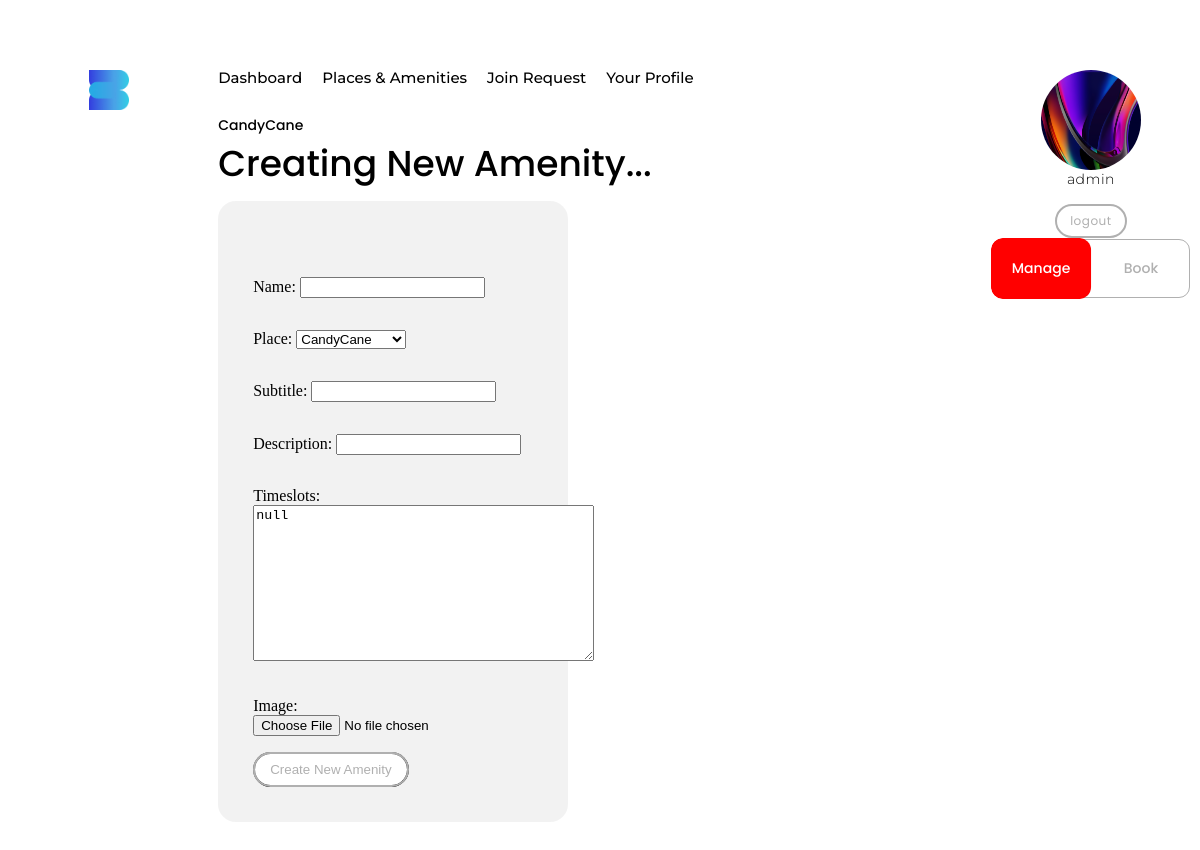
/manage/newamenity/3/ (signed in), run on the app's committed database.
### siteApp/models.py (models this page shows, shortened)
class Place(models.Model):
    name = models.CharField(max_length=200, blank=False, unique=True)
    email = models.CharField(max_length=200, blank=True, null=True)
    phone_number = PhoneNumberField(null=True, blank=True, unique=False)
    address = models.ForeignKey(
        "siteApp.Address", null=True, blank=True, on_delete=models.DO_NOTHING)
    capacity = models.IntegerField(null=True, blank=True)
    description = models.TextField(max_length=500, blank=True)
    image = models.ImageField(upload_to='images', null=True, blank=True)
    date_created = models.DateTimeField(auto_now_add=True)
    class Meta:
        ordering = ('date_created',)
    def __str__(self):
        return "{}".format(self.name)

class Profile(models.Model):
    user = models.OneToOneField(
        settings.AUTH_USER_MODEL, null=False, on_delete=models.CASCADE, related_name="profile")
    phone_number = PhoneNumberField(null=True, blank=True, unique=True)
    bio = models.TextField(max_length=200, blank=True)
    image = models.ImageField(upload_to=user_upload_directory_path, null=True, blank=True)
    date_created = models.DateTimeField(auto_now_add=True)
    class Meta:
        ordering = ('date_created',)

### accountsApp/models.py (models this page shows)
class CustomUser(AbstractUser):
    email = models.EmailField(verbose_name='Email',
                              unique=True, null=False, blank=False)
    username = models.CharField(max_length=20, blank=False, unique=True)
    alias = models.CharField(max_length=40)
    first_name = models.CharField(max_length=30, null=False, blank=False)
    last_name = models.CharField(max_length=30, null=False, blank=False)
    date_created = models.DateTimeField(auto_now_add=True)
    USERNAME_FIELD = 'email'
    REQUIRED_FIELDS = ['username', 'first_name', 'last_name']
    objects = CustomUserManager()
    def __str__(self):
        return "{}".format(self.email)

### mgmtApp/crud_views.py (the view, shortened to what this page needs)
# urls.py: path('newamenity/<str:place_id>/', crud_views.new_amenity_view, name="new-amenity"),
def new_amenity_view(request, place_id):
    place = Place.objects.get(id=place_id)
    page_title = place.name
    amenity_form = AmenityForm(request.user, initial={
        'place': place,
    })
    context = {
        'page_title': page_title,
        'amenity_form': amenity_form,
    }
    template_name = 'mgmtApp/CRUD/createAmenity.html'
    return render(request, template_name, context)

### mgmtApp/forms.py
class AmenityForm(forms.ModelForm):
    def __init__(self, user, *args, **kwargs):
        super(AmenityForm, self).__init__(
            *args, **kwargs)  # populates the form
        print(user)
        place_queryset = models.Place.objects.filter(
            place_of__profile__user=user)
        self.fields['place'].queryset = place_queryset
    class Meta:
        model = models.Amenity
        fields = "__all__"

### templates/mgmtApp/CRUD/createAmenity.html (shortened to what this page needs)
{% extends 'base.html' %}
{% load static %}
{% block pageheader %}
<div class="header3">{{page_title}}</div>
<div class="header1">Creating New Amenity...</div>
{% endblock pageheader %}
{% block content %}
<div class="card card--dotted" style="margin-bottom: 20px;">
    <form action="" method="POST" enctype="multipart/form-data">
        {{amenity_form.as_p}}
        <button>Create New Amenity</button>
    </form>
</div>
{% endblock content %}

### templates/base.html (shortened to what this page needs)
{% load static %}
<!DOCTYPE html>
<html lang="en">
<head>
    <link rel="stylesheet" type="text/css" href="{% static 'css/main.css' %}">
    <link rel="stylesheet" type="text/css" href="{% static 'css/components.css' %}">
</head>
<body>
    <div class="platform-base">
        <div class="side-container" id="side-container--left">
            {% block sidecontainer-left %}
                <img src="{% static 'images/Bloom Logo-Transparent-Darker-Blue.png'%}" style="width: 40px; margin-bottom: 20px;" alt="">
            {% endblock sidecontainer-left %}
        </div>
        <div class="main-container">
            {% include 'components/navbar.html' %}
            <div class="main-container__header">
                {% block pageheader %}
                {% endblock pageheader %}
            </div>
            <div class="main-container__grid-container">
                {% block content %}
                {% endblock content %}
            </div>
        </div>
        <div class="side-container" id="side-container--right">
            {% block sidecontainer-right %}
                <img {% if request.user.profile.image %} src="{{ request.user.profile.image.url }}"{% endif %} alt="" style="height: 100px; width: 100px; border-radius: 50%;">
                {% if request.path != "/login" %}
                    <div class="body1">
                        {{request.user.first_name}}
                    </div>
                {% endif %}
                {% include 'components/button-logout.html' with link='logout' text='logout' %}
                {% include 'components/button.html' with name='button site-toggle' state=0 %}
            {% endblock sidecontainer-right %}
        </div>
    </div>
</body>
</html>

### static/css/main.css (style rules this page uses)
* { -webkit-box-sizing: border-box; box-sizing: border-box; }
body { margin: 0; padding: 0; }
.platform-base { width: 100%; height: -webkit-fit-content; height: -moz-fit-content; height: fit-content; min-height: 100vh; display: -webkit-box; display: -ms-flexbox; display: flex; -webkit-box-pack: center; -ms-flex-pack: center; justify-content: center; -webkit-box-align: start; -ms-flex-align: start; align-items: flex-start; }
.side-container { -webkit-box-flex: 2; -ms-flex: 2; flex: 2; height: 100vh; display: -webkit-box; display: -ms-flexbox; display: flex; -webkit-box-orient: vertical; -webkit-box-direction: normal; -ms-flex-direction: column; flex-direction: column; -webkit-box-pack: start; -ms-flex-pack: start; justify-content: flex-start; -webkit-box-align: center; -ms-flex-align: center; align-items: center; padding-top: 70px; }
.side-container > div { margin-bottom: 10px; }
.main-container { z-index: 1; -webkit-box-flex: 7; -ms-flex: 7; flex: 7; height: -webkit-fit-content; height: -moz-fit-content; height: fit-content; min-height: 200vh; padding-top: 70px; display: -webkit-box; display: -ms-flexbox; display: flex; -webkit-box-orient: vertical; -webkit-box-direction: normal; -ms-flex-direction: column; flex-direction: column; -webkit-box-align: start; -ms-flex-align: start; align-items: flex-start; }
.main-container__header { width: 100%; padding: 30px 0 10px 0; }
.main-container__grid-container { height: 100%; min-height: 70vh; width: 100%; }

### static/css/components.css (style rules this page uses)
* { -webkit-box-sizing: border-box; box-sizing: border-box; }
.header1 { width: 100%; font-family: "Poppins"; font-style: normal; font-weight: 500; font-size: 36px; line-height: auto; }
.header3 { width: 100%; font-family: "Poppins"; font-style: normal; font-weight: 500; font-size: 14px; }
.body1 { font-family: "Montserrat"; font-style: normal; font-weight: 300; font-size: 14px; padding: 0 0 6px 0; letter-spacing: 0.5px; }
.button, button { position: relative; width: -webkit-fit-content; width: -moz-fit-content; width: fit-content; height: -webkit-fit-content; height: -moz-fit-content; height: fit-content; padding: 8px 15px; border-radius: 30px; overflow: hidden; text-decoration: none !important; background: #ffffff; outline: solid 2px #b0b0b0; outline-offset: -2px; -webkit-transition: outline ease 0.01s; transition: outline ease 0.01s; -webkit-transition: -webkit-transform linear 0.1s; transition: -webkit-transform linear 0.1s; transition: transform linear 0.1s; transition: transform linear 0.1s, -webkit-transform linear 0.1s; color: #b0b0b0; }
form { position: relative; width: 350px; height: -webkit-fit-content; height: -moz-fit-content; height: fit-content; display: -webkit-box; display: -ms-flexbox; display: flex; -webkit-box-orient: vertical; -webkit-box-direction: normal; -ms-flex-direction: column; flex-direction: column; background: rgba(223, 223, 223, 0.42); -webkit-backdrop-filter: blur(50px); backdrop-filter: blur(50px); border-radius: 18px; padding: 60px 35px 35px 35px; }

### data on the page
Place: name "CandyCane"
CustomUser: image (picture), user.first_name "admin"

### other printed values
{{ text }} "logout"
